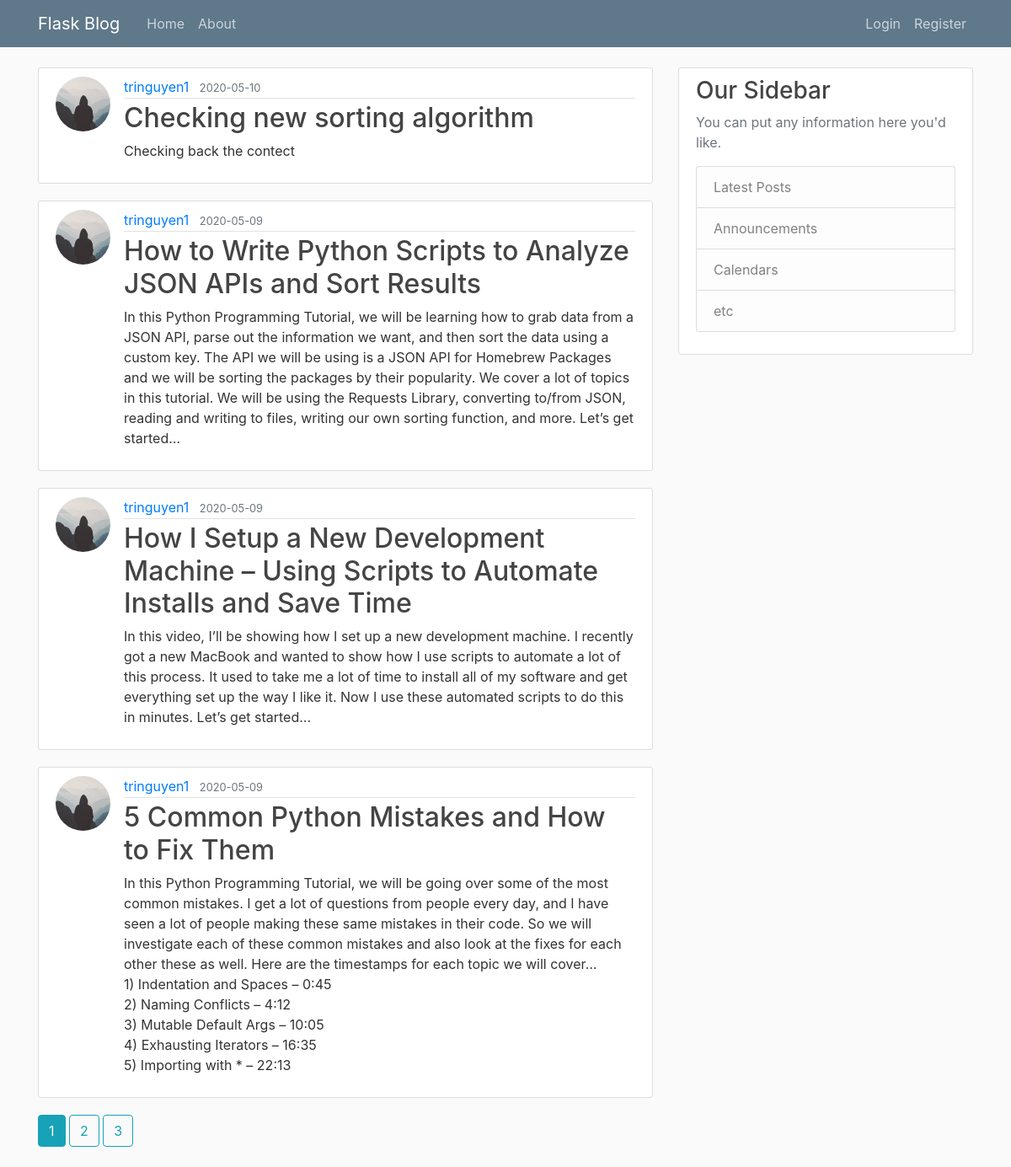
The page /home on the database its author committed.
### flaskblog/models.py (models this page shows, shortened)
class Post(db.Model):
    id = db.Column(db.Integer,primary_key=True)
    title = db.Column(db.String(100),nullable=False)
    date_posted = db.Column(db.DateTime, nullable=False,default = datetime.utcnow)
    content = db.Column(db.Text, nullable = False)
    user_id = db.Column(db.Integer, db.ForeignKey('user.id'),nullable=False)

class User(db.Model,UserMixin):
    id = db.Column(db.Integer, primary_key=True)
    username = db.Column(db.String(20), unique = True, nullable=False)
    email = db.Column(db.String(120), unique=True, nullable=False)
    image_file = db.Column(db.String(20), nullable=False, default='default.jpg')
    password = db.Column(db.String(60), nullable=False)
    posts = db.relationship('Post',backref='author',lazy=True)

### flaskblog/main/routes.py (the view)
@main.route("/")
@main.route("/home")
def home():
    page = request.args.get('page',1, type=int)
    posts = Post.query.order_by(Post.date_posted.desc()).paginate(page=page,per_page=4)
    return render_template('home.html',posts = posts)

### flaskblog/templates/home.html
{% extends "layout.html"%}
{% block content%}
    {% for post in posts.items %}
        <article class="media content-section">
            <img class = "rounded-circle article-img" src="{{ url_for('static',filename='profile_pics/' + post.author.image_file) }} ">
          <div class="media-body">
            <div class="article-metadata">
              <a class="mr-2" href="{{ url_for('users.user_posts',username=post.author.username) }}">{{ post.author.username }}</a>
              <small class="text-muted">{{ post.date_posted.strftime('%Y-%m-%d') }}</small>
            </div>
            <h2><a class="article-title" href="{{ url_for('posts.post',post_id = post.id) }}">{{ post.title }}</a></h2>
            <p class="article-content">{{ post.content }}</p>
          </div>
        </article>
    {% endfor %}
    {% for page_num in posts.iter_pages(left_edge=1,right_edge=1,left_current=1,right_current=2) %}
        {% if page_num %}
            {% if posts.page == page_num%}
                <a class="btn btn-info mb-4" href="{{url_for('main.home',page=page_num)}}">{{page_num}}</a>
            {% else %}
                <a class="btn btn-outline-info mb-4" href="{{url_for('main.home',page=page_num)}}">{{page_num}}</a>
            {% endif %}
        {%else%}
            ...
        {% endif %}
    {% endfor %}
{% endblock content%}

### flaskblog/static/main.css (style rules this page uses)
body { background: #fafafa; color: #333333; margin-top: 5rem; }
h1, h2, h3, h4, h5, h6 { color: #444444; }
.content-section { background: #ffffff; padding: 10px 20px; border: 1px solid #dddddd; border-radius: 3px; margin-bottom: 20px; }
.article-title { color: #444444; }
.article-content { white-space: pre-line; }
.article-img { height: 65px; width: 65px; margin-right: 16px; }
.article-metadata { padding-bottom: 1px; margin-bottom: 4px; border-bottom: 1px solid #e3e3e3 }

### rows shown on the page
Post: image_file (placeholder picture), author.username "tringuyen1", date_posted "2020-05-10", title "Checking new sorting algorithm", content "Checking back the contect"
Post: image_file (placeholder picture), author.username "tringuyen1", date_posted "2020-05-09", title "How to Write Python Scripts to Analyze JSON APIs and Sort Results", content "In this Python Programming Tutorial, we will be learning how to grab data from a JSON API, parse out the information we want, and then sort the data using a custom key. The API we will be using is a JSON API for Homebrew Packages and we will be sorting the packages by their popularity. We cover a lot of topics in this tutorial. We will be using the Requests Library, converting to/from JSON, reading and writing to files, writing our own sorting function, and more. Let’s get started…"
Post: image_file (placeholder picture), author.username "tringuyen1", date_posted "2020-05-09", title "How I Setup a New Development Machine – Using Scripts to Automate Installs and Save Time", content "In this video, I’ll be showing how I set up a new development machine. I recently got a new MacBook and wanted to show how I use scripts to automate a lot of this process. It used to take me a lot of time to install all of my software and get everything set up the way I like it. Now I use these automated scripts to do this in minutes. Let’s get started…"
Post: image_file (placeholder picture), author.username "tringuyen1", date_posted "2020-05-09", title "5 Common Python Mistakes and How to Fix Them", content "In this Python Programming Tutorial, we will be going over some of the most common mistakes. I get a lot of questions from people every day, and I have seen a lot of people making these same mistakes in their code. So we will investigate each of these common mistakes and also look at the fixes for each other these as well. Here are the timestamps for each topic we will cover… 1) Indentation and Spaces – 0:45 2) Naming Conflicts – 4:12 3) Mutable Default Args – 10:05 4) Exhausting Iterators – 16:35 5) Importing with * – 22:13"

### other values the page prints
{{ page_num }} "1"
{{ page_num }} "2" "3"
